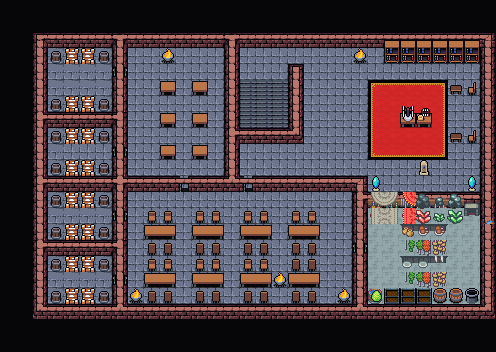

Below is a game level as drawn by its tile map, then a one-line description and the .tmx that defines it (tile-layer data replaced by summaries):
An orthogonal 31x22 tile map with 16x16 px tiles, 6 tile layers (Colission, Background, Walls, CullterBis, ...), 4 tilesets and 31 objects.

<map version="1.9" tiledversion="1.9.2" orientation="orthogonal" renderorder="right-down" width="31" height="22" tilewidth="16" tileheight="16" infinite="0" nextlayerid="28" nextobjectid="222">
 <editorsettings>
  <export format="tmx" />
 </editorsettings>
 <tileset firstgid="1" source="../tileset/main.tsx" />
 <tileset firstgid="10113" source="../tileset/buildings.tsx" />
 <tileset firstgid="11905" source="../tileset/dungeon.tsx" />
 <tileset firstgid="16001" source="../tileset/FarmFood.tsx" />
 <layer id="27" name="Colission" width="31" height="22">
  <data>[682 cells, 21 non-empty, 1 distinct tile ids]</data>
 </layer>
 <layer id="23" name="Background" width="31" height="22">
  <data>[682 cells, 186 non-empty, 5 distinct tile ids]</data>
 </layer>
 <layer id="22" name="Walls" width="31" height="22">
  <data>[682 cells, 659 non-empty, 30 distinct tile ids]</data>
 </layer>
 <layer id="24" name="CullterBis" width="31" height="22">
  <data>[682 cells, 107 non-empty, 32 distinct tile ids]</data>
 </layer>
 <layer id="25" name="Clutter" width="31" height="22">
  <properties>
   <property name="spriteLayer" type="bool" value="true" />
  </properties>
  <data>[682 cells, 86 non-empty, 47 distinct tile ids]</data>
 </layer>
 <layer id="26" name="AboveSprites" width="31" height="22">
  <data>[682 cells, 15 non-empty, 8 distinct tile ids]</data>
 </layer>
 <objectgroup id="12" name="Objects" opacity="0.9" offsetx="3.15789" offsety="7.89474">
  <object id="115" template="../obj/gold.tx" x="92.4733" y="149.744" />
  <object id="117" template="../obj/enemy.tx" x="410.167" y="232.68" width="16.6667" height="12.6667">
   <properties>
    <property name="effect">{ "startBattleWithCardInCommandZone": [ "Chef's Boss Effect" ]
}</property>
    <property name="enemy" value="The Cheff" />
    <property name="waypoints" value="219,218" />
   </properties>
  </object>
  <object id="122" template="../obj/enemy.tx" x="378.102" y="117.958">
   <properties>
    <property name="enemy" value="Red Wiz1" />
    <property name="threatRange" type="int" value="60" />
   </properties>
  </object>
  <object id="169" template="../obj/enemy.tx" x="132.706" y="119.913">
   <properties>
    <property name="enemy" value="Rogue" />
    <property name="spawn.Hard" type="bool" value="true" />
    <property name="threatRange" type="int" value="40" />
    <property name="waypoints" value="216,215" />
   </properties>
  </object>
  <object id="173" template="../obj/waypoint.tx" x="327.209" y="294.093" />
  <object id="178" template="../obj/enemy.tx" x="218.946" y="201.624">
   <properties>
    <property name="enemy" value="Blue Wiz2" />
    <property name="threatRange" type="int" value="40" />
    <property name="waypoints" value="192,183" />
   </properties>
  </object>
  <object id="183" template="../obj/waypoint.tx" x="140.194" y="202.17" />
  <object id="185" template="../obj/manashards.tx" x="134.816" y="58.3119" />
  <object id="186" template="../obj/manashards.tx" x="178.144" y="59.0319" />
  <object id="192" template="../obj/waypoint.tx" x="327.356" y="203.896" />
  <object id="193" template="../obj/collision.tx" x="29.4688" y="23.1517" width="460.199" height="16" />
  <object id="195" template="../obj/collision.tx" x="479.663" y="27.3272" width="16" height="286.103" />
  <object id="196" template="../obj/collision.tx" x="27.6244" y="28.5159" width="16" height="334.084" />
  <object id="203" template="../obj/gold.tx" x="45.8978" y="214.529" />
  <object id="204" template="../obj/gold.tx" x="45.5645" y="70.6262" />
  <object id="205" template="../obj/enemy.tx" x="68.9918" y="79.1982">
   <properties>
    <property name="enemy" value="High Elf" />
    <property name="spawn.Hard" type="bool" value="true" />
    <property name="threatRange" type="int" value="40" />
   </properties>
  </object>
  <object id="206" template="../obj/enemy.tx" x="68.0862" y="151.197">
   <properties>
    <property name="enemy" value="Dwarf Mercenary" />
    <property name="spawn.Hard" type="bool" value="true" />
    <property name="threatRange" type="int" value="40" />
   </properties>
  </object>
  <object id="207" template="../obj/enemy.tx" x="70.3503" y="214.139">
   <properties>
    <property name="enemy" value="Human Mercenary" />
    <property name="spawn.Hard" type="bool" value="true" />
    <property name="threatRange" type="int" value="40" />
   </properties>
  </object>
  <object id="208" template="../obj/enemy.tx" x="64.5263" y="280.39">
   <properties>
    <property name="enemy" value="Human Mercenary" />
    <property name="spawn.Hard" type="bool" value="true" />
    <property name="threatRange" type="int" value="40" />
   </properties>
  </object>
  <object id="210" template="../obj/gold.tx" x="93.4443" y="297.459" />
  <object id="211" template="../obj/booster.tx" x="160.72" y="122.902">
   <properties>
    <property name="reward">[
  {
    "editions": [ "A25" ],
    "type": "card",
    "count": 10,
    "rarity": [ "Common" ]
  },
  {
    "editions": [ "A25" ],
    "type": "card",
    "count": 3,
    "rarity": [ "Uncommon" ]
  },
  {
    "editions": [ "A25" ],
    "type": "card",
    "count": 1,
    "rarity": [ "Rare", "Mythic Rare" ]
  }
]
</property>
   </properties>
  </object>
  <object id="212" template="../obj/booster.tx" x="191.776" y="89.7264">
   <properties>
    <property name="reward">[
  {
    "editions": [ "IKO" ],
    "type": "card",
    "count": 10,
    "rarity": [ "Common" ]
  },
  {
    "editions": [ "IKO" ],
    "type": "card",
    "count": 3,
    "rarity": [ "Uncommon" ]
  },
  {
    "editions": [ "IKO" ],
    "type": "card",
    "count": 1,
    "rarity": [ "Rare", "Mythic Rare" ]
  }
]
</property>
   </properties>
  </object>
  <object id="213" template="../obj/booster.tx" x="193.657" y="154.744">
   <properties>
    <property name="reward">[
  {
    "editions": [ "A25" ],
    "type": "card",
    "count": 10,
    "rarity": [ "Common" ]
  },
  {
    "editions": [ "A25" ],
    "type": "card",
    "count": 3,
    "rarity": [ "Uncommon" ]
  },
  {
    "editions": [ "A25" ],
    "type": "card",
    "count": 1,
    "rarity": [ "Rare", "Mythic Rare" ]
  }
]
</property>
   </properties>
  </object>
  <object id="214" template="../obj/collision.tx" x="28.0216" y="296.553" width="464.275" height="16" />
  <object id="215" template="../obj/waypoint.tx" x="131.175" y="163.439" />
  <object id="216" template="../obj/waypoint.tx" x="131.175" y="79.4386" />
  <object id="217" template="../obj/enemy.tx" x="324.842" y="243.105">
   <properties>
    <property name="enemy" value="Blue Wiz3" />
    <property name="threatRange" type="int" value="40" />
    <property name="waypoints" value="192,173" />
   </properties>
  </object>
  <object id="218" template="../obj/waypoint.tx" x="432.509" y="228.439" />
  <object id="219" template="../obj/waypoint.tx" x="395.509" y="229.105" />
  <object id="220" template="../obj/collision.tx" x="351.038" y="183.105" width="142.275" height="13.6667" />
  <object id="221" template="../obj/door_down.tx" x="242.334" y="95.0333" width="32.3503" height="30.8105" rotation="0.284412">
   <properties>
    <property name="direction" value="up" />
    <property name="teleport" value="maps/map/zedruu_f1.tmx" />
   </properties>
  </object>
 </objectgroup>
</map>
